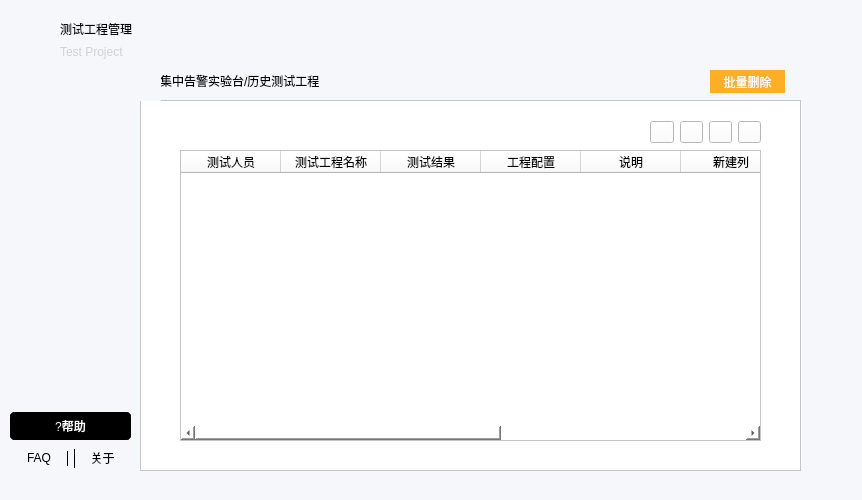
<?xml version="1.0" encoding="UTF-8"?>
<ui version="4.0">
 <class>Form</class>
 <widget class="QWidget" name="Form">
  <property name="geometry">
   <rect>
    <x>0</x>
    <y>0</y>
    <width>862</width>
    <height>500</height>
   </rect>
  </property>
  <property name="windowTitle">
   <string>Form</string>
  </property>
  <property name="styleSheet">
   <string notr="true">background-color: rgb(246,247,251);</string>
  </property>
  <widget class="QLabel" name="label_2">
   <property name="geometry">
    <rect>
     <x>10</x>
     <y>20</y>
     <width>41</width>
     <height>41</height>
    </rect>
   </property>
   <property name="styleSheet">
    <string notr="true">image: url(:/images/logo1.png);</string>
   </property>
   <property name="text">
    <string/>
   </property>
  </widget>
  <widget class="QLabel" name="label_4">
   <property name="geometry">
    <rect>
     <x>160</x>
     <y>60</y>
     <width>211</width>
     <height>41</height>
    </rect>
   </property>
   <property name="styleSheet">
    <string notr="true">font: 11pt &quot;Tahoma&quot;;</string>
   </property>
   <property name="text">
    <string>集中告警实验台/历史测试工程</string>
   </property>
  </widget>
  <widget class="QFrame" name="frame">
   <property name="geometry">
    <rect>
     <x>140</x>
     <y>100</y>
     <width>661</width>
     <height>371</height>
    </rect>
   </property>
   <property name="styleSheet">
    <string notr="true">background-color: rgb(255, 255, 255);</string>
   </property>
   <property name="frameShape">
    <enum>QFrame::StyledPanel</enum>
   </property>
   <property name="frameShadow">
    <enum>QFrame::Raised</enum>
   </property>
   <widget class="QTableWidget" name="tableWidget">
    <property name="geometry">
     <rect>
      <x>40</x>
      <y>50</y>
      <width>581</width>
      <height>291</height>
     </rect>
    </property>
    <column>
     <property name="text">
      <string>测试人员</string>
     </property>
    </column>
    <column>
     <property name="text">
      <string>测试工程名称</string>
     </property>
    </column>
    <column>
     <property name="text">
      <string>测试结果</string>
     </property>
    </column>
    <column>
     <property name="text">
      <string>工程配置</string>
     </property>
    </column>
    <column>
     <property name="text">
      <string>说明</string>
     </property>
    </column>
    <column>
     <property name="text">
      <string>新建列</string>
     </property>
    </column>
    <column>
     <property name="text">
      <string>创建时间</string>
     </property>
    </column>
    <column>
     <property name="text">
      <string>更新时间</string>
     </property>
    </column>
    <column>
     <property name="text">
      <string>操作</string>
     </property>
    </column>
   </widget>
   <widget class="QWidget" name="">
    <property name="geometry">
     <rect>
      <x>510</x>
      <y>20</y>
      <width>111</width>
      <height>25</height>
     </rect>
    </property>
    <layout class="QHBoxLayout" name="horizontalLayout">
     <item>
      <widget class="QPushButton" name="pushButton">
       <property name="styleSheet">
        <string notr="true">image: url(:/images/button1.png);</string>
       </property>
       <property name="text">
        <string/>
       </property>
      </widget>
     </item>
     <item>
      <widget class="QPushButton" name="pushButton_2">
       <property name="styleSheet">
        <string notr="true">image: url(:/images/button2.png);</string>
       </property>
       <property name="text">
        <string/>
       </property>
      </widget>
     </item>
     <item>
      <widget class="QPushButton" name="pushButton_4">
       <property name="styleSheet">
        <string notr="true">image: url(:/images/button3.png);</string>
       </property>
       <property name="text">
        <string/>
       </property>
      </widget>
     </item>
     <item>
      <widget class="QPushButton" name="pushButton_3">
       <property name="styleSheet">
        <string notr="true">image: url(:/images/button4.png);</string>
       </property>
       <property name="text">
        <string/>
       </property>
      </widget>
     </item>
    </layout>
   </widget>
  </widget>
  <widget class="QLabel" name="label_5">
   <property name="geometry">
    <rect>
     <x>120</x>
     <y>60</y>
     <width>41</width>
     <height>41</height>
    </rect>
   </property>
   <property name="styleSheet">
    <string notr="true">image: url(:/images/set.png);</string>
   </property>
   <property name="text">
    <string/>
   </property>
  </widget>
  <widget class="QPushButton" name="pushButton_8">
   <property name="geometry">
    <rect>
     <x>710</x>
     <y>70</y>
     <width>75</width>
     <height>23</height>
    </rect>
   </property>
   <property name="styleSheet">
    <string notr="true">color: rgb(255, 255, 255);
background-color: rgb(255,175,38);
border:5px solid rgb(255,175,38);
</string>
   </property>
   <property name="text">
    <string>批量删除</string>
   </property>
  </widget>
  <widget class="QWidget" name="">
   <property name="geometry">
    <rect>
     <x>60</x>
     <y>20</y>
     <width>98</width>
     <height>40</height>
    </rect>
   </property>
   <layout class="QVBoxLayout" name="verticalLayout">
    <item>
     <widget class="QLabel" name="label">
      <property name="styleSheet">
       <string notr="true">font: 12pt &quot;Tahoma&quot;;</string>
      </property>
      <property name="text">
       <string>测试工程管理</string>
      </property>
     </widget>
    </item>
    <item>
     <widget class="QLabel" name="label_3">
      <property name="styleSheet">
       <string notr="true">font: 8pt &quot;Tahoma&quot;;
color: rgb(208,209,210);</string>
      </property>
      <property name="text">
       <string>Test Project</string>
      </property>
     </widget>
    </item>
   </layout>
  </widget>
  <widget class="QWidget" name="">
   <property name="geometry">
    <rect>
     <x>10</x>
     <y>410</y>
     <width>121</width>
     <height>61</height>
    </rect>
   </property>
   <layout class="QVBoxLayout" name="verticalLayout_2">
    <item>
     <widget class="QPushButton" name="pushButton_5">
      <property name="styleSheet">
       <string notr="true">background-color: rgb(0, 0, 0);
border:5px solid rgb(0,0,0);
border-radius:5px;
color: rgb(255, 255, 255);</string>
      </property>
      <property name="text">
       <string>?帮助</string>
      </property>
     </widget>
    </item>
    <item>
     <layout class="QHBoxLayout" name="horizontalLayout_2">
      <item>
       <widget class="QPushButton" name="pushButton_6">
        <property name="styleSheet">
         <string notr="true">border:1px solid rgb(246,247,251);
border-right-color:rgb(0, 0, 0);
background-color: rgb(246,247,251);</string>
        </property>
        <property name="text">
         <string>FAQ</string>
        </property>
       </widget>
      </item>
      <item>
       <widget class="QPushButton" name="pushButton_7">
        <property name="styleSheet">
         <string notr="true">border:1px solid rgb(246,247,251);
border-left-color: rgb(0, 0, 0);
background-color: rgb(246,247,251);</string>
        </property>
        <property name="text">
         <string>关于</string>
        </property>
       </widget>
      </item>
     </layout>
    </item>
   </layout>
  </widget>
 </widget>
 <resources/>
 <connections/>
</ui>
